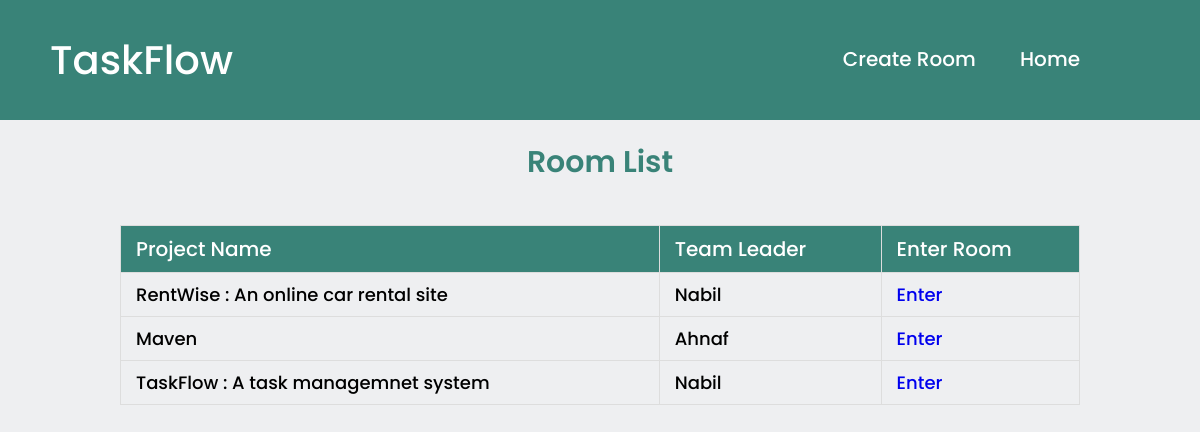
The app's page /room_list/ with its own data.
### myapp/models.py (models this page shows, shortened)
class ProjectRoom(models.Model):
    project_name = models.CharField(max_length=255)
    room_id = models.CharField(max_length=6, unique=True)
    description = models.TextField(null=True)
    team_leader = models.ForeignKey(User, on_delete=models.CASCADE)
    team_members = models.ManyToManyField(User, related_name='team_memberships')

### myapp/views.py (the view)
# urls.py: path('room_list/', views.room_list, name='room_list'),
def room_list(request):
    rooms = ProjectRoom.objects.all()
    return render(request, 'room_list.html', {'rooms': rooms})

### templates/room_list.html (shortened to what this page needs)
<!DOCTYPE html>
<html lang="en">
  <head>
  </head>
  <body>
    <div class="navbar">
      <div class="title">TaskFlow</div>
      <div class="button">
        <a href="{% url 'create_room' %}">Create Room</a>
        <a href="{% url 'login' %}">Home</a>
      </div>
    </div>
    <h2>Room List</h2>
    <table>
      <tr>
        <th>Project Name</th>
        <th>Team Leader</th>
        <th>Enter Room</th>
      </tr>
      {% for room in rooms %}
      <tr>
        <td>{{ room.project_name }}</td>
        <td>{{ room.team_leader.username }}</td>
        <td class="enter"><a href="{% url 'enter_room' room.id %}">Enter</a></td>
      </tr>
      {% endfor %}
    </table>
  </body>
</html>

### templates/room_list.html (style rules this page uses)
body { font-family: "Poppins", sans-serif; background: #eeeff1; margin: 0; padding: 0; display: flex; flex-direction: column; align-items: center; }
h2 { margin: 20px; font-size: 30px; font-weight: 600; color: #398378; }
table { width: 80%; border-collapse: collapse; margin: 20px; }
th, td { border: 1px solid #dddddd; padding: 8px; padding-left: 15px; text-align: left; }
th { background-color: #398378; color: #ffffff; font-size: 20px; font-weight: 500; }
td { font-size: 18px; font-weight: 500; }
tr a { text-decoration: none; }
.navbar { background-color: #398378; width: 100%; display: flex; justify-content: space-between; margin: 0; padding: 30px; }
.title { margin-left: 50px; font-size: 40px; font-weight: 500; color: white; }
.button { margin-right: 100px; }
.button a { display: inline-block; color: white; font-weight: 500; font-size: 20px; text-align: center; padding: 14px 20px; text-decoration: none; transition: transform 0.3s ease-in-out; }

### records on screen
ProjectRoom: project_name "RentWise : An online car rental site", team_leader.username "Nabil"
ProjectRoom: project_name "Maven", team_leader.username "Ahnaf"
ProjectRoom: project_name "TaskFlow : A task managemnet system", team_leader.username "Nabil"
